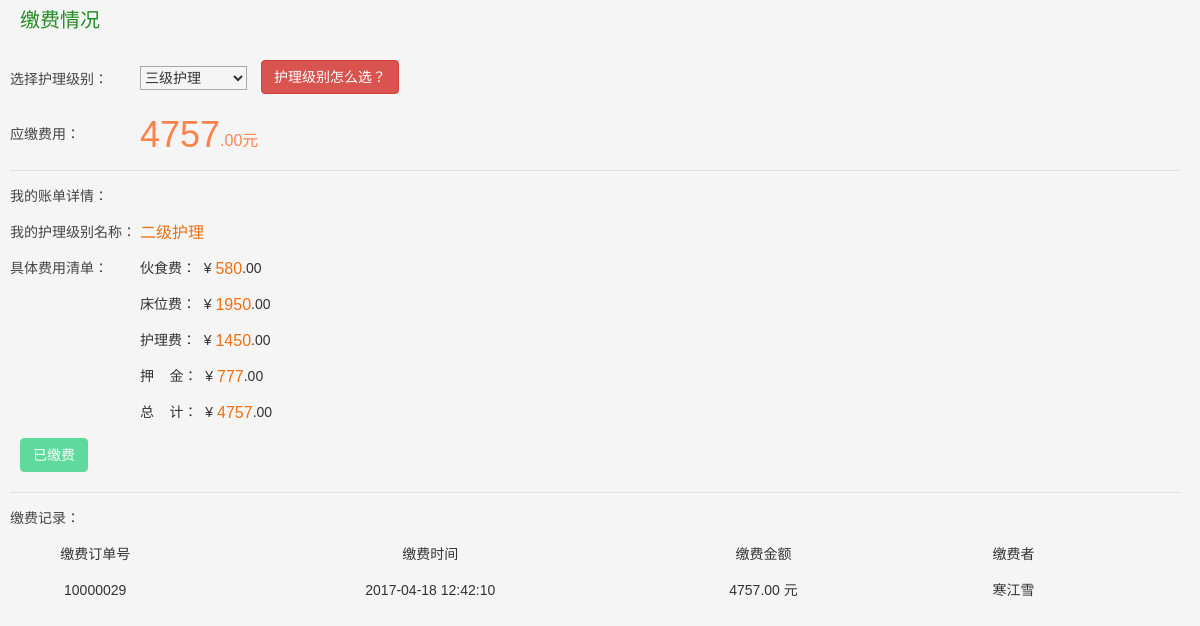
The app's page /infoPay.php (signed in) with its own data.
### tables this page shows
CREATE TABLE `dic_hljb` (
  `id` int(10) UNSIGNED NOT NULL,
  `hljb` varchar(20) NOT NULL,
  `hlbz` text,
  `hsf` int(10) DEFAULT NULL,
  `cwf` int(10) DEFAULT NULL,
  `hlf` int(10) DEFAULT NULL,
  `deposit` int(10) NOT NULL,
  `allCost` int(10) DEFAULT NULL,
  `bz` varchar(20) DEFAULT NULL
);

CREATE TABLE `pay_records` (
  `id` int(15) UNSIGNED NOT NULL,
  `pay_status` tinyint(1) DEFAULT '0',
  `user_id` int(10) DEFAULT NULL,
  `pay_time` datetime NOT NULL,
  `pay_money` int(10) DEFAULT NULL
);

CREATE TABLE `users` (
  `id` int(11) NOT NULL,
  `u_username` varchar(32) DEFAULT NULL,
  `u_pwd` varchar(50) DEFAULT NULL,
  `u_email` varchar(50) NOT NULL,
  `u_createDate` timestamp NOT NULL DEFAULT CURRENT_TIMESTAMP ON UPDATE CURRENT_TIMESTAMP,
  `u_photo` varchar(50) DEFAULT NULL,
  `u_name` varchar(20) NOT NULL,
  `u_sex` enum('男','女','保密') NOT NULL DEFAULT '保密',
  `u_mz` varchar(20) DEFAULT NULL,
  `u_birth` date DEFAULT NULL,
  `u_hyzk` tinyint(1) DEFAULT NULL,
  `u_xlzk` tinyint(1) NOT NULL,
  `u_hljb` tinyint(1) NOT NULL,
  `u_sflx` tinyint(1) NOT NULL,
  `u_phone` varchar(20) NOT NULL,
  `u_bed` int(10) NOT NULL,
  `checkIn_date` date NOT NULL,
  `checkOut_date` date NOT NULL,
  `balance` int(10) NOT NULL,
  `pay_id` int(15) NOT NULL
);

### core/user.inc.php (called while the page is built, shortened)
<?php
function getAllhljb(){
	$sql="select * from dic_hljb order by id asc";
	$rows=fetchAll($sql);
	return $rows;
}
function getUserById($id) {
	$sql = "select * from users where id={$id}";
	$row = fetchOne($sql);
	return $row;
}

### lib/mysql.php (called while the page is built, shortened)
<?php
function fetchOne($sql,$result_type=MYSQL_ASSOC){
	$result=mysql_query($sql);
	$row=mysql_fetch_array($result,$result_type);
	return $row;
}
function fetchAll($sql,$result_type=MYSQL_ASSOC){
	$result=mysql_query($sql);
	while(@$row=mysql_fetch_array($result,$result_type)){
		$rows[]=$row;
	}
	return $rows;
}

### infoPay.php (the view, shortened to what this page needs)
<?php
require_once 'include.php';
$hljbs=getAllhljb();
$row['pay_status']=0;
if (isset($_SESSION['userId'])) {
	$id=$_SESSION['userId'];
}elseif (isset($_COOKIE['userId'])) {
	$id=$_COOKIE['userId' ];
	}
$userInfo=getUserById($id);
$sql="select * from dic_hljb where id={$userInfo['u_hljb']}";
if(mysql_query($sql)){
	$user_hljb=fetchOne($sql);
}else{
	 echo "<script>alert('请先选择护理明细级别！');</script>";
}
$sql="select * from pay_records where user_id={$id}";
if(mysql_query($sql)){
	$row=fetchOne($sql);
}
?>
<!DOCTYPE html>
<html>
<head>
<link rel="stylesheet" type="text/css" href="css/bootstrap.min.css">
<link rel="stylesheet" type="text/css" href="css/reset.css"/>
<link rel="stylesheet" type="text/css" href="css/main.css"/>
</head>
<body>
	<div class="table_all">
		<div class="info_title">
			<h3>缴费情况</h3>
		</div>
		<div class="basicinfo_table">
			<table  cellspacing="0" cellpadding="0">
				<tr><td class="basicinfo_title" style="vertical-align: middle;">选择护理级别：</td>
					<td>
						<select name="u_hljb" class="select_big" id="u_hljb">
							<?php foreach($hljbs as $hljb): ?>
							<option value="<?php echo $hljb['id']; ?>" <?php echo $hyzk['id']==$userInfo['u_hljb']?"selected='selected'":null; ?>>
									<?php echo $hljb['hljb']; ?>
							</option>
							<?php endforeach; ?>
						</select>
						<a tabindex="0" class="btn btn-danger" role="button" data-toggle="popover" title="护理明细说明" data-content="请看收费标准，内有各项护理级别详细信息。">护理级别怎么选？</a>
					</td>
				</tr>
				<tr><td class="basicinfo_title" style="vertical-align: middle;width: 130px;">应缴费用：</td><td ><p class="current_balance allCost"><?php echo $user_hljb['allCost'];?></p><i class="current_balance_after">.00元</i></td></tr>
				<tr><td class="basicinfo_title td_crossline" style="vertical-align: middle;">我的账单详情：</td> <td class="td_crossline">  </td> </tr>
				<tr><td class="basicinfo_title " style="vertical-align: middle;">我的护理级别名称：</td>
					<td class="">
						<p class="hljb"><?php echo $user_hljb['hljb']?></p>
					</td>
				</tr>
				<tr><td class="basicinfo_title " style="vertical-align: middle;">具体费用清单：</td>
					<td class="">
						<p class="fl">伙食费：</p><span class="fl">&nbsp;&nbsp;&yen;&nbsp;</span><p class="fl hsf"><?php echo $user_hljb['hsf']?></p>.00
					</td>
				</tr>
				<tr><td class="basicinfo_title " style="vertical-align: middle;"></td>
					<td class="">
						<p class="fl">床位费：</p><span class="fl">&nbsp;&nbsp;&yen;&nbsp;</span><p class="fl cwf"><?php echo $user_hljb['cwf']?></p>.00
					</td>
				</tr>
				<tr><td class="basicinfo_title " style="vertical-align: middle;"></td>
					<td class="">
						<p class="fl">护理费：</p><span class="fl">&nbsp;&nbsp;&yen;&nbsp;</span><p class="fl hlf"><?php echo $user_hljb['hlf']?></p>.00
					</td>
				</tr>
				<tr><td class="basicinfo_title " style="vertical-align: middle;"></td>
					<td class="">
						<p class="fl">押&nbsp;&nbsp;&nbsp;&nbsp;金：</p><span class="fl">&nbsp;&nbsp;&yen;&nbsp;</span><p class="fl deposit"><?php echo $user_hljb['deposit']?></p>.00
					</td>
				</tr>
				<tr><td class="basicinfo_title " style="vertical-align: middle;"></td>
					<td class="">
						<p class="fl">总&nbsp;&nbsp;&nbsp;&nbsp;计：</p><span class="fl">&nbsp;&nbsp;&yen;&nbsp;</span><p class="fl allCost allCost2"><?php echo $user_hljb['allCost']?></p>.00
					</td>
				</tr>
				<tr><td class="basicinfo_title">
					<?php if($row['pay_status']==0):?>
						<button id="payCharge" class="btn btn-warning">自助缴费</button>
					<?php else:?>
						<button id="payCharge" class="btn btn-warning" style="background-color: #11CD6E;border-color: #11cd6e;" disabled="disabled">已缴费</button>
					<?php endif;?>
					</td><td >
					</td></tr>
			</table>
			<table  cellspacing="0" cellpadding="0">
				<tr><td class="basicinfo_title td_crossline" style="vertical-align: middle;">缴费记录：</td> <td class="td_crossline">  </td> </tr>
				<tr><td colspan="2" class="">
					<table  cellspacing="0" cellpadding="0" style="text-align: center;">
						<tr>
							<td width="5%">缴费订单号</td>
							<td width="15%">缴费时间</td>
							<td width="5%">缴费金额</td>
							<td width="10%">缴费者</td>
						</tr>
						<tr>
							<td><?php echo $row['id'];?></td>
							<td><?php echo $row['pay_time'];?></td>
							<td><?php echo $row['pay_money'].".00 元";?></td>
							<td><?php echo $userInfo['u_name'];?></td>
						</tr>
					</table>
					</td>
				</tr>
			</table>
		</div>
	</div>
</body>
</html>

### css/main.css (style rules this page uses)
body { background-color:#F5F5F5 ; }
.info_title { padding-left: 20px; }
.info_title h3 { font: 20px/2 "微软雅黑"; color: #228B22; }
.basicinfo_table { margin: 20px 20px 20px 10px; }
.basicinfo_table table { width: 100%; }
.basicinfo_table td { padding-bottom: 15px; }
.select_small,.select_big { padding: 2px 0; cursor: pointer; }
.select_big { width: 105px; }
.basicinfo_title { width: 78px; line-height: 21px; padding-bottom: 15px; vertical-align: top; color: #444; }
.td_crossline { border-width: 1px 0 0; border-color: #e0e0e0; border-style: solid; padding-top: 15px; }
.current_balance { color: #ff824d; font-size: 36px; margin: 10px 0; float: left; }
.current_balance_after { font-size: 16px; font-style: normal; color: #ff824d; padding-top: 16px; float: left; }

### infoPay.php (style rules this page uses)
.hljb,.hsf,.cwf,.hlf,.deposit,.allCost2 { font-size: 16px; color: #F06F11; }

### records on screen
dic_hljb: allCost "4757", hljb "二级护理", hsf "580", cwf "1950", hlf "1450", deposit "777"
pay_records: id "10000029", pay_time "2017-04-18 12:42:10", pay_money "4757"
users: u_name "寒江雪"

### other values on screen
form field u_hljb "三级护理"
